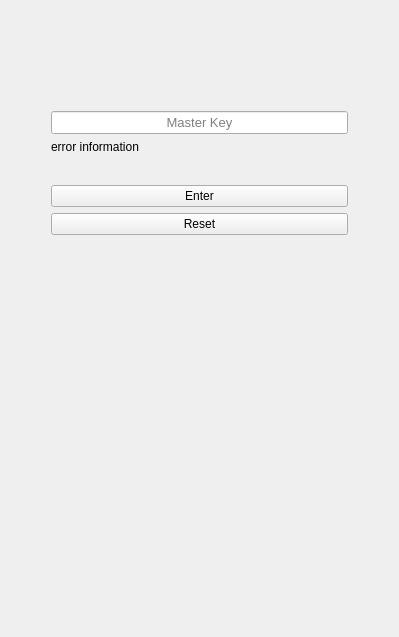
<?xml version="1.0" encoding="UTF-8"?>
<ui version="4.0">
 <class>EnterMasterKeyWidget</class>
 <widget class="QWidget" name="EnterMasterKeyWidget">
  <property name="geometry">
   <rect>
    <x>0</x>
    <y>0</y>
    <width>399</width>
    <height>637</height>
   </rect>
  </property>
  <property name="focusPolicy">
   <enum>Qt::StrongFocus</enum>
  </property>
  <property name="windowTitle">
   <string>EnterMasterKeyWidget</string>
  </property>
  <layout class="QGridLayout" name="gridLayout">
   <item row="3" column="1">
    <spacer name="verticalSpacer_3">
     <property name="orientation">
      <enum>Qt::Vertical</enum>
     </property>
     <property name="sizeType">
      <enum>QSizePolicy::Fixed</enum>
     </property>
     <property name="sizeHint" stdset="0">
      <size>
       <width>20</width>
       <height>25</height>
      </size>
     </property>
    </spacer>
   </item>
   <item row="4" column="1">
    <widget class="QPushButton" name="m_enter_btn">
     <property name="text">
      <string>Enter</string>
     </property>
    </widget>
   </item>
   <item row="4" column="0">
    <spacer name="horizontalSpacer">
     <property name="orientation">
      <enum>Qt::Horizontal</enum>
     </property>
     <property name="sizeType">
      <enum>QSizePolicy::Preferred</enum>
     </property>
     <property name="sizeHint" stdset="0">
      <size>
       <width>40</width>
       <height>20</height>
      </size>
     </property>
    </spacer>
   </item>
   <item row="6" column="1">
    <spacer name="verticalSpacer_2">
     <property name="orientation">
      <enum>Qt::Vertical</enum>
     </property>
     <property name="sizeType">
      <enum>QSizePolicy::Expanding</enum>
     </property>
     <property name="sizeHint" stdset="0">
      <size>
       <width>20</width>
       <height>40</height>
      </size>
     </property>
    </spacer>
   </item>
   <item row="1" column="1">
    <widget class="QLineEdit" name="m_masterKey_lineEdit">
     <property name="font">
      <font>
       <pointsize>10</pointsize>
      </font>
     </property>
     <property name="echoMode">
      <enum>QLineEdit::Password</enum>
     </property>
     <property name="alignment">
      <set>Qt::AlignCenter</set>
     </property>
     <property name="placeholderText">
      <string>Master Key</string>
     </property>
    </widget>
   </item>
   <item row="4" column="2">
    <spacer name="horizontalSpacer_2">
     <property name="orientation">
      <enum>Qt::Horizontal</enum>
     </property>
     <property name="sizeType">
      <enum>QSizePolicy::Preferred</enum>
     </property>
     <property name="sizeHint" stdset="0">
      <size>
       <width>40</width>
       <height>20</height>
      </size>
     </property>
    </spacer>
   </item>
   <item row="5" column="1">
    <widget class="QPushButton" name="m_reset_btn">
     <property name="text">
      <string>Reset</string>
     </property>
    </widget>
   </item>
   <item row="0" column="1">
    <spacer name="verticalSpacer">
     <property name="orientation">
      <enum>Qt::Vertical</enum>
     </property>
     <property name="sizeType">
      <enum>QSizePolicy::Fixed</enum>
     </property>
     <property name="sizeHint" stdset="0">
      <size>
       <width>20</width>
       <height>100</height>
      </size>
     </property>
    </spacer>
   </item>
   <item row="2" column="1">
    <widget class="QLabel" name="m_errorInformation_lbl">
     <property name="text">
      <string>error information</string>
     </property>
     <property name="severityType" stdset="0">
      <string>error</string>
     </property>
    </widget>
   </item>
  </layout>
 </widget>
 <layoutdefault spacing="6" margin="11"/>
 <tabstops>
  <tabstop>m_masterKey_lineEdit</tabstop>
  <tabstop>m_enter_btn</tabstop>
  <tabstop>m_reset_btn</tabstop>
 </tabstops>
 <resources/>
 <connections/>
</ui>
